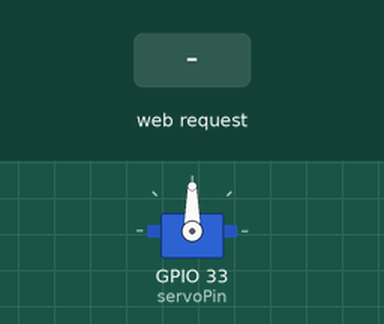
The sketch below on a simulated ESP32. Shown: servo. The test bench sets the inputs (shaded band). WiFi joins after 1.5 s; servers stay silent unless stated; what the sketch prints to the serial monitor is not drawn.

Above: at 2.7 s.
2.8 s: HTTP request GET /playpause received
At 2.95 s:
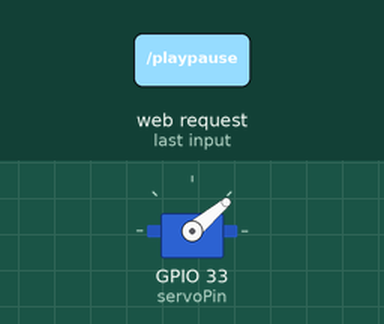
5.8 s: HTTP request GET /up received
7.3 s: HTTP request GET /up received
At 7.8 s:
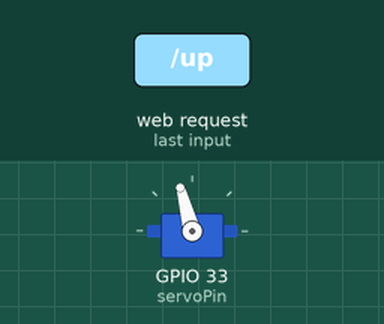
8.8 s: HTTP request GET /down received
At 10.0 s:
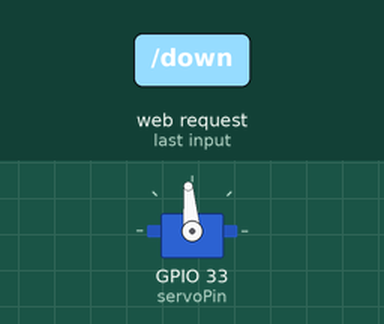
10.3 s: HTTP request GET /playpause received
At 11.67 s:
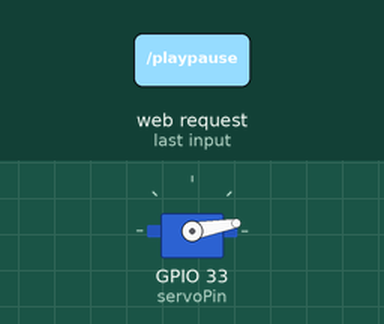
Timing chart, 0 to 14.3 s (numbered marks = the images above; inputs shaded):
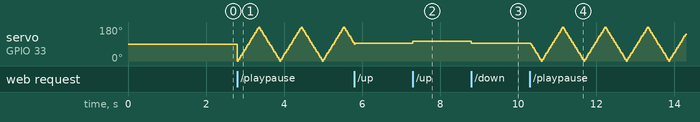

Measured:
- after the input at 7.3 s, servo on GPIO 33 (servoPin): 95° → 105° at once
- after the input at 8.8 s, servo on GPIO 33 (servoPin): 105° → 95° at once

The sketch:

servo_web.ino
```cpp
#include <WiFiManager.h>
#include <WebServer.h>
#include <ESP32Servo.h>

WiFiManager wifiManager;

const int servoPin = 33;
Servo myServo;
int servoAngle = 0;
int servoStep = 5;
bool spinEnabled = false;

const int FIXED_ANGLE = 90;  // degrees the "go to" button jumps to, pick whatever position you want

WebServer server(80);

// Moves the servo one step, bouncing between 0 and 180 degrees
void sweepServo() {
  myServo.write(servoAngle);
  servoAngle += servoStep;
  if (servoAngle <= 0 || servoAngle >= 180) {
    servoStep = -servoStep;
  }
}

// Steps the servo up or down by a fixed amount, staying within 0 to 180 degrees
void moveServoBy(int amount) {
  spinEnabled = false;
  servoAngle += amount;
  if (servoAngle < 0) {
    servoAngle = 0;
  }
  if (servoAngle > 180) {
    servoAngle = 180;
  }
  myServo.write(servoAngle);
}

// Jumps the servo straight to a fixed angle
void moveServoTo(int angle) {
  spinEnabled = false;
  servoAngle = angle;
  myServo.write(servoAngle);
}

// Starts or stops the continuous sweep between 0 and 180 degrees
void toggleServoSpin() {
  spinEnabled = !spinEnabled;
}

// Serves the control page with buttons
void handleRoot() {
  String html = "<!DOCTYPE html><html><head><title>Servo Control</title>"
    "<meta name='viewport' content='width=device-width, initial-scale=1'>"
    "<style>body{font-family:sans-serif;text-align:center;padding-top:40px}"
    "button{font-size:24px;padding:16px 24px;margin:8px}</style></head><body>"
    "<h1>Servo Control</h1>"
    "<p><button onclick=\"fetch('/up')\">Up (+10)</button>"
    "<button onclick=\"fetch('/down')\">Down (-10)</button></p>"
    "<p><button onclick=\"fetch('/playpause')\">Play/Pause spin</button></p>"
    "<p><button onclick=\"fetch('/number')\">Go to " + String(FIXED_ANGLE) + "</button></p>"
    "</body></html>";
  server.send(200, "text/html", html);
}

// Route handler for the up button
void handleUp() {
  moveServoBy(10);
  server.send(200, "text/plain", "ok");
}

// Route handler for the down button
void handleDown() {
  moveServoBy(-10);
  server.send(200, "text/plain", "ok");
}

// Route handler for the play/pause button
void handlePlayPause() {
  toggleServoSpin();
  server.send(200, "text/plain", "ok");
}

// Route handler for the fixed-position button
void handleNumber() {
  moveServoTo(FIXED_ANGLE);
  server.send(200, "text/plain", "ok");
}

// Wires up all the HTTP routes
void setupRoutes() {
  server.on("/", handleRoot);
  server.on("/up", handleUp);
  server.on("/down", handleDown);
  server.on("/playpause", handlePlayPause);
  server.on("/number", handleNumber);
}

void setup() {
  Serial.begin(9600);
  Serial.println("setup: start");

  myServo.attach(servoPin);
  Serial.println("setup: servo attached");

  // Connects to a saved WiFi network, or opens a setup portal (AP named
  // "ServoControlSetup") to enter credentials if none are saved yet
  wifiManager.autoConnect("ServoControlSetup");
  Serial.print("setup: WiFi connected, browse to ");
  Serial.println(WiFi.localIP());

  setupRoutes();
  server.begin();
  Serial.println("setup: web server started");
}

void loop() {
  server.handleClient();

  if (spinEnabled) {
    sweepServo();
    delay(15);
  }
}
```
